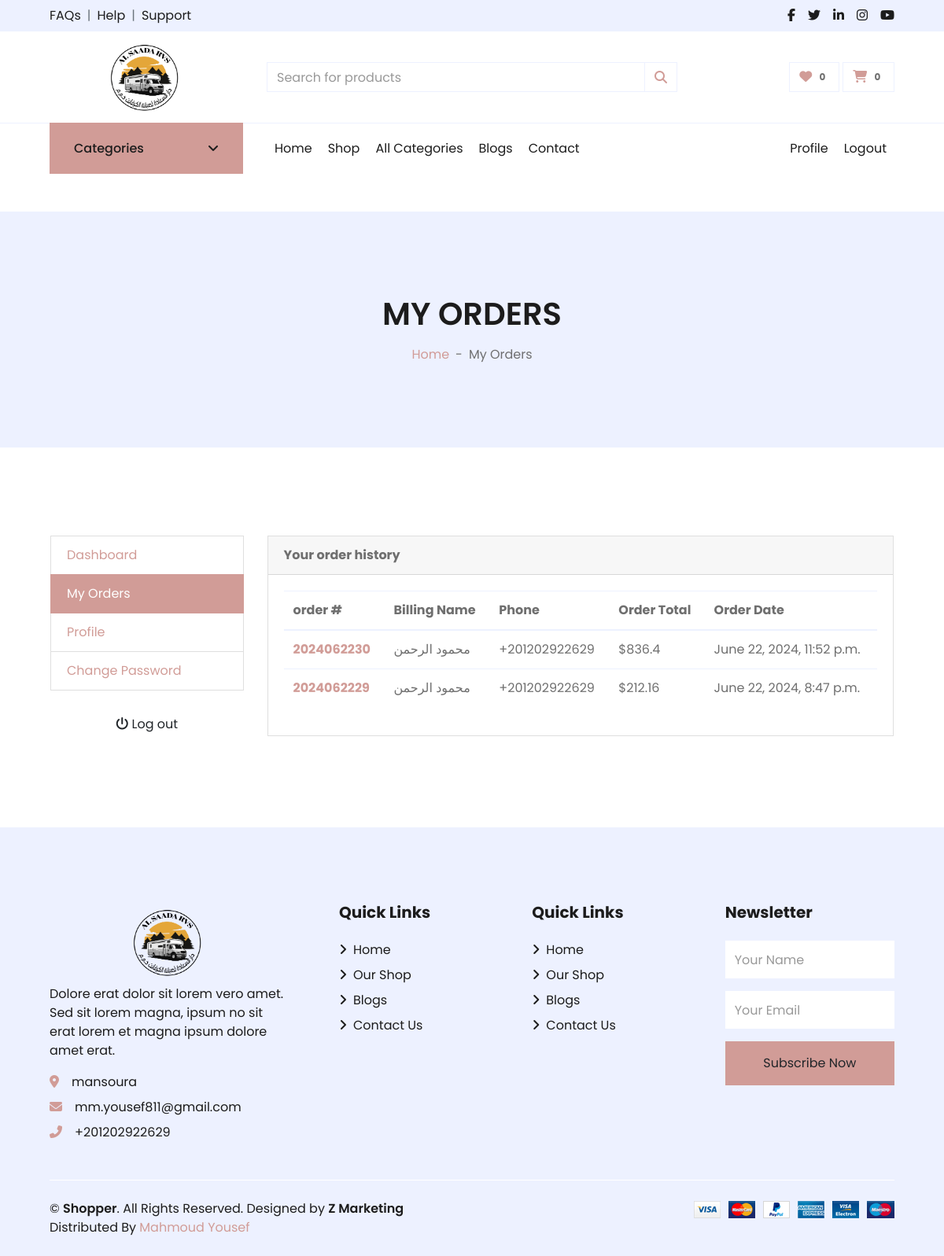
/accounts/orders/ (signed in), run on the app's committed database.
### settings/models.py (models this page shows, shortened)
class Settings(models.Model):
    site_name = models.CharField( max_length=50)
    logo = models.ImageField( upload_to='setting/')
    phone = models.CharField( max_length=30)
    email = models.EmailField( max_length=254)
    description = models.TextField(max_length=1000)
    fb_link = models.URLField( max_length=200)
    twitter_link = models.URLField( max_length=200)
    instagram_link = models.URLField( max_length=200)
    address = models.CharField( max_length=50)
    get_in_touch = models.TextField(max_length=1000)

### orders/models.py (models this page shows, shortened)
class Order(models.Model):
    STATUS = (
        ('New','New'),
        ('Accepted','Accepted'),
        ('Completed','Completed'),
        ('Cancelled','Cancelled'),
    )
    user = models.ForeignKey(User, on_delete=models.SET_NULL , null=True)
    payment = models.ForeignKey(Payment,  on_delete=models.SET_NULL ,blank=True , null=True)
    order_number = models.CharField(max_length=50)
    first_name = models.CharField(max_length=50)
    last_name = models.CharField(max_length=50)
    phone = models.CharField(max_length=50)
    zip_code = models.CharField(max_length=50,blank=True)
    email = models.EmailField( max_length=254)
    address_line_1 = models.CharField( max_length=50)
    address_line_2 = models.CharField( max_length=50 , blank=True)
    country = models.CharField( max_length=50 )
    state = models.CharField( max_length=50 )
    city = models.CharField( max_length=50 )
    order_note = models.CharField( max_length=1000 , blank=True)
    order_total = models.FloatField()
    tax = models.FloatField()
    status = models.CharField(choices=STATUS,default='New' , max_length=15)
    ip = models.CharField(max_length=50  ,blank=True)
    is_orderd = models.BooleanField(default=False)
    created_at = models.DateTimeField( default=timezone.now)
    updated_at = models.DateTimeField(default=timezone.now)
    def full_name(self):
        return f'{self.first_name} {self.last_name}'

### accounts/views.py (the view)
# urls.py: path('orders/' , views.orders , name="orders" ),
@login_required(login_url='login')
def orders(request):
    orders = Order.objects.filter(user=request.user,is_orderd=True).order_by('-created_at')
    context = {
        'orders':orders,
    }
    return render(request , 'profile/orders.html' , context)

### accounts/templates/profile/orders.html (shortened to what this page needs)
{% extends "base.html" %}
{% block body %}
<div class="container-fluid bg-secondary mb-5">
    <div class="d-flex flex-column align-items-center justify-content-center" style="min-height: 300px">
        <h1 class="font-weight-semi-bold text-uppercase mb-3">My Orders</h1>
        <div class="d-inline-flex">
            <p class="m-0"><a href="/">Home</a></p>
            <p class="m-0 px-2">-</p>
            <p class="m-0">My Orders</p>
        </div>
    </div>
</div>
<section class="section-conten padding-y bg">
<div class="container-fluid p-5">
	<div class="row p-3">
            <aside class="col-md-3">
                <ul class="list-group">
                    <a class="list-group-item " href="{% url 'dashboard'%}"> Dashboard </a>
                    <a class="list-group-item active" href="{% url 'orders'%}"> My Orders </a>
                    <a class="list-group-item" href="{% url 'profile'%}"> Profile </a>
                    <a class="list-group-item" href="{% url 'change_password'%}">Change Password </a>
                </ul>
                <br>
                <a class="btn btn-light btn-block" href="{% url 'logout'%}"> <i class="fa fa-power-off"></i> <span
                        class="text">Log
                        out</span> </a>
            </aside>
            <main class="col-md-9">
                <article class="card">
                    <header class="card-header">
                        <strong class="d-inline-block mr-3">Your order history</strong>
                    </header>
                    <div class="card-body">
                        <div class="row">
                            <div class="col-md-12">
                                <table class="table table-hover">
                                    <thead>
                                        <tr>
                                            <th scope="col">order #</th>
                                            <th scope="col">Billing Name</th>
                                            <th scope="col">Phone</th>
                                            <th scope="col">Order Total</th>
                                            <th scope="col">Order Date</th>
                                        </tr>
                                    </thead>
                                        <tbody>
                                            {% for order in orders %}
                                            <tr>
                                                <th scope="row"><a href="{% url 'order_detail' order.order_number%}">{{order.order_number}}</a></th>
                                                <td>{{order.full_name}}</td>
                                                <td>{{order.phone}}</td>
                                                <td>${{order.order_total}}</td>
                                                <td>{{order.created_at}}</td>
                                            </tr>
                                            {% endfor %}
                                        </tbody>
                                </table>
                            </div>
                        </div>
                    </div>
                </article>
            </main>
        </div>
    </div>
</section>
{% endblock body %}

### templates/base.html (shortened to what this page needs)
{% load static %}
<!DOCTYPE HTML>
<html lang="en">
<head>
    <link href="https://cdnjs.cloudflare.com/ajax/libs/font-awesome/5.10.0/css/all.min.css" rel="stylesheet">
    <link href="{% static 'lib/owlcarousel/assets/owl.carousel.min.css'%}" rel="stylesheet">
    <link href="{% static 'css/all.min.css'%}" rel="stylesheet">
    <link href="{% static 'css/style.css'%}" rel="stylesheet">
    <link href="{% static 'css/custom.css'%}" rel="stylesheet">
</head>
<body>
    <div class="container-fluid">
        <div class="row bg-secondary py-2 px-xl-5">
            <div class="col-lg-6 d-none d-lg-block">
                <div class="d-inline-flex align-items-center">
                    <a class="text-dark" href="{% url 'contact'%}">FAQs</a>
                    <span class="text-muted px-2">|</span>
                    <a class="text-dark" href="{% url 'contact'%}">Help</a>
                    <span class="text-muted px-2">|</span>
                    <a class="text-dark" href="{% url 'contact'%}">Support</a>
                </div>
            </div>
            <div class="col-lg-6 text-center text-lg-right">
                <div class="d-inline-flex align-items-center">
                    <a class="text-dark px-2" href="{{about_site.fb_link}}">
                        <i class="fab fa-facebook-f"></i>
                    </a>
                    <a class="text-dark px-2" href="{{about_site.twitter_link}}">
                        <i class="fab fa-twitter"></i>
                    </a>
                    <a class="text-dark px-2" href="">
                        <i class="fab fa-linkedin-in"></i>
                    </a>
                    <a class="text-dark px-2" href="{{about_site.instagram_link}}">
                        <i class="fab fa-instagram"></i>
                    </a>
                    <a class="text-dark pl-2" href="">
                        <i class="fab fa-youtube"></i>
                    </a>
                </div>
            </div>
        </div>
        <div class="row align-items-center py-2 px-xl-5">
            <div class="col-lg-3 d-none d-lg-block">
                <a href="/" class="text-decoration-none">
                    <h1 class="m-0  text-center display-5 font-weight-semi-bold">
                        <img src="{{about_site.logo.url}}" width="100px" height="100px" alt="Logo">
                    </h1>
                </a>
            </div>
            <div class="col-lg-6 col-6 position-relative text-left">
                <form id="searchForm" autocomplete="off" action="">
                    <div class="input-group">
                        <input type="text" id="searchInput" class="form-control" placeholder="Search for products">
                        <div class="input-group-append">
                            <span class="input-group-text bg-transparent text-primary">
                                <i class="fa fa-search"></i>
                            </span>
                        </div>
                    </div>
                </form>
            </div>
            <div class="col-lg-3 col-6 text-right">
                <a href="{% url 'favourite'%}" class="btn border">
                    <i class="fas fa-heart text-primary"></i>
                    <span class="badge">{{product_counter}}</span>
                </a>
                <a href="{% url 'cart'%}" class="btn border">
                    <i class="fas fa-shopping-cart text-primary"></i>
                    <span class="badge">{{cart_counter}}</span>
                </a>
            </div>
        </div>
    </div>
    <div class="container-fluid mb-5">
        <div class="row border-top px-xl-5">
            <div class="col-lg-3 d-none d-lg-block">
                <a class="btn shadow-none d-flex align-items-center justify-content-between bg-primary text-white w-100"
                    data-toggle="collapse" href="#navbar-vertical"
                    style="height: 65px; margin-top: -1px; padding: 0 30px;">
                    <h6 class="m-0">Categories</h6>
                    <i class="fa fa-angle-down text-dark"></i>
                </a>
            </div>
            <div class="col-lg-9">
                <nav class="navbar navbar-expand-lg bg-light navbar-light py-3 py-lg-0 px-0">
                    <div class="collapse navbar-collapse justify-content-between" id="navbarCollapse">
                        <div class="navbar-nav mr-auto py-0">
                            <a href="/" class="nav-item nav-link {% if request.path == '/' %}active{% endif %}">Home</a>
                            <a href="{% url 'product_list' %}"
                                class="nav-item nav-link {% if request.path == '/products/' %}active{% endif %} ">Shop</a>
                            <a href="{% url 'categories'%}"
                                class="nav-item nav-link {% if request.path == '/products/categories/' %}active{% endif %}">All Categories</a>
                            <a href="{% url 'blog'%}"
                                class="nav-item nav-link  {% if request.path == '/blog/' %}active{% endif %}">Blogs</a>
                            <a href="{% url 'contact'%}"
                                class="nav-item nav-link  {% if request.path == '/contact/' %}active{% endif %}">Contact</a>
                        </div>
                        {% if user.is_authenticated %}
                        <div class="navbar-nav ml-auto py-0">
                            <a href="{% url 'profile'%}" class="nav-item nav-link">Profile</a>
                            <a href="{% url 'logout' %}" class="nav-item nav-link">Logout</a>
                        </div>
                        {% else %}
                        <div class="navbar-nav ml-auto py-0">
                            <a href="{% url 'login' %}" class="nav-item nav-link">Login</a>
                            <a href="{% url 'register' %}" class="nav-item nav-link">Register</a>
                        </div>
                        {% endif %}
                    </div>
                </nav>
            </div>
        </div>
    </div>
    {% block body %}
    {% endblock body %}
    <div class="container-fluid bg-secondary text-dark mt-5 pt-5">
        <div class="row px-xl-5 pt-5">
            <div class="col-lg-4 col-md-12 mb-5 pr-3 pr-xl-5">
                <a href="/" class="text-decoration-none">
                    <h1 class="mb-1 text-center display-5 font-weight-semi-bold">
                            <img src="{{about_site.logo.url}}" width="100px" height="100px" alt="Logo">
                    </h1>
                </a>
                <p>{{about_site.description}}</p>
                <p class="mb-2"><i class="fa fa-map-marker-alt text-primary mr-3"></i>{{about_site.address}}</p>
                <p class="mb-2"><i class="fa fa-envelope text-primary mr-3"></i>{{about_site.email}}</p>
                <p class="mb-0"><i class="fa fa-phone-alt text-primary mr-3"></i>{{about_site.phone}}</p>
            </div>
            <div class="col-lg-8 col-md-12">
                <div class="row">
                    <div class="col-md-4 mb-5">
                        <h5 class="font-weight-bold text-dark mb-4">Quick Links</h5>
                        <div class="d-flex flex-column justify-content-start">
                            <a class="text-dark mb-2" href="/"><i class="fa fa-angle-right mr-2"></i>Home</a>
                            <a class="text-dark mb-2" href="{% url 'product_list'%}"><i class="fa fa-angle-right mr-2"></i>Our
                                Shop</a>
                            <a class="text-dark mb-2" href="{% url 'blog'%}"><i class="fa fa-angle-right mr-2"></i>Blogs
                                </a>
                            <a class="text-dark" href="{% url 'contact'%}"><i class="fa fa-angle-right mr-2"></i>Contact
                                Us</a>
                        </div>
                    </div>
                    <div class="col-md-4 mb-5">
                        <h5 class="font-weight-bold text-dark mb-4">Quick Links</h5>
                        <div class="d-flex flex-column justify-content-start">
                            <a class="text-dark mb-2" href="/"><i class="fa fa-angle-right mr-2"></i>Home</a>
                            <a class="text-dark mb-2" href="{% url 'product_list'%}"><i class="fa fa-angle-right mr-2"></i>Our
                                Shop</a>
                            <a class="text-dark mb-2" href="{% url 'blog'%}"><i class="fa fa-angle-right mr-2"></i>Blogs
                                </a>
                            <a class="text-dark" href="{% url 'contact'%}"><i class="fa fa-angle-right mr-2"></i>Contact
                                Us</a>
                        </div>
                    </div>
                    <div id="main_form_div" class="col-md-4 mb-5">
                        <h5 class="font-weight-bold text-dark mb-4">Newsletter</h5>
                        <form id="newsletter_form" method="POST" action="{% url 'newsletter_footer'%}">
                            <div class="form-group">
                                <input type="text" class="form-control border-0 py-4" name="name" placeholder="Your Name"
                                    required="required" />
                            </div>
                            <div class="form-group">
                                <input type="email" class="form-control border-0 py-4" name="email" placeholder="Your Email"
                                    required="required" />
                            </div>
                            <div>
                                <button class="btn btn-primary btn-block border-0 py-3" type="submit">Subscribe
                                    Now</button>
                            </div>
                        </form>
                    </div>
                </div>
            </div>
        </div>
        <div class="row border-top border-light mx-xl-5 py-4">
            <div class="col-md-6 px-xl-0">
                <p class="mb-md-0 text-center text-md-left text-dark">
                    &copy; <a class="text-dark font-weight-semi-bold" href="/">{{about_site.site_name}}</a>. All Rights
                    Reserved.
                    Designed
                    by
                    <a class="text-dark font-weight-semi-bold" href="">Z Marketing</a><br>
                    Distributed By <a href="" target="_blank">Mahmoud Yousef</a>
                </p>
            </div>
            <div class="col-md-6 px-xl-0 text-center text-md-right">
                <img class="img-fluid" src="{% static 'img/payments.png'%}" alt="">
            </div>
        </div>
    </div>
</body>
</html>

### data on the page
Settings: logo (picture), description "Dolore erat dolor sit lorem vero amet. Sed sit lorem magna, ipsum no sit erat lorem et magna ipsum dolore amet erat.", address "mansoura", email "mm.yousef811@gmail.com", phone "+201202922629", site_name "Shopper"
Order: order_number "2024062230", full_name "محمود الرحمن", phone "+201202922629", order_total "836.4", created_at "June 22, 2024, 11:52 p.m."
Order: order_number "2024062229", full_name "محمود الرحمن", phone "+201202922629", order_total "212.16", created_at "June 22, 2024, 8:47 p.m."

### other printed values
{{ product_counter }} "0"
{{ cart_counter }} "0"
